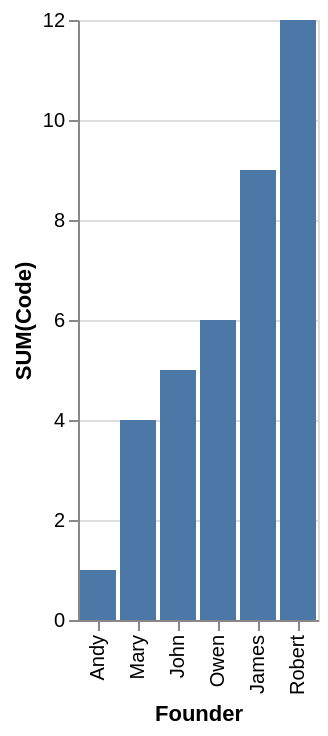

Specify this chart in Vega-Lite:
### Vega-Lite specification from a JSON file in a GitHub repository (floating-point values rounded to 4 significant figures)
{"data": {"values": [{"x_data": "Andy", "y_data": 1}, {"x_data": "Mary", "y_data": 4}, {"x_data": "John", "y_data": 5}, {"x_data": "Owen", "y_data": 6}, {"x_data": "James", "y_data": 9}, {"x_data": "Robert", "y_data": 12}]}, "mark": "bar", "encoding": {"x": {"field": "x_data", "type": "nominal", "title": "Founder", "sort": {"op": "sum", "field": "y_data", "order": "ascending"}}, "y": {"field": "y_data", "type": "quantitative", "title": "SUM(Code)"}}}
